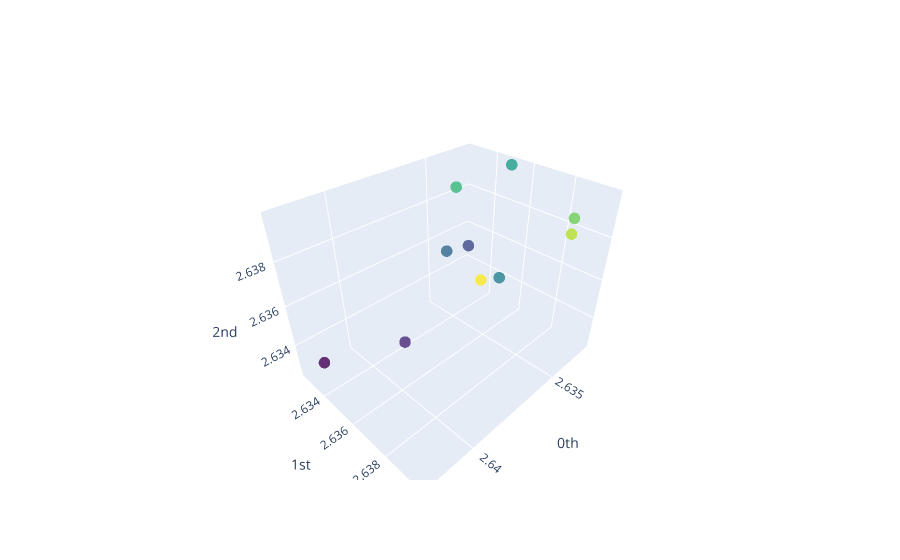

Write notebook code for a chart like this one.
### Markdown cell above
We can visualise any point cloud from the data - this is one just chosen at random.

### Code cell
window_num = 25
point_cloud = price_embedded_windows[window_num][:, :3]
plot_point_cloud(point_cloud)

### Figure 1 — Plotly figure (JSON) as saved in the notebook; plotly's stock layout.template omitted (floating-point values rounded to 4 significant figures)
{"data": [{"marker": {"color": [0, 1, 2, 3, 4, 5, 6, 7, 8, 9], "colorscale": [[0, "#440154"], [0.1111, "#482878"], [0.2222, "#3e4989"], [0.3333, "#31688e"], [0.4444, "#26828e"], [0.5556, "#1f9e89"], [0.6667, "#35b779"], [0.7778, "#6ece58"], [0.8889, "#b5de2b"], [1, "#fde725"]], "opacity": 0.8, "size": 4}, "mode": "markers", "type": "scatter3d", "x": [2.642, 2.638, 2.634, 2.634, 2.634, 2.633, 2.636, 2.635, 2.635, 2.64], "y": [2.634, 2.634, 2.634, 2.633, 2.636, 2.635, 2.635, 2.64, 2.64, 2.64], "z": [2.634, 2.633, 2.636, 2.635, 2.635, 2.64, 2.64, 2.64, 2.639, 2.639]}], "layout": {"scene": {"xaxis": {"exponentformat": "e", "showexponent": "all", "title": {"text": "0th"}, "type": "linear"}, "yaxis": {"exponentformat": "e", "showexponent": "all", "title": {"text": "1st"}, "type": "linear"}, "zaxis": {"exponentformat": "e", "showexponent": "all", "title": {"text": "2nd"}, "type": "linear"}}}}
